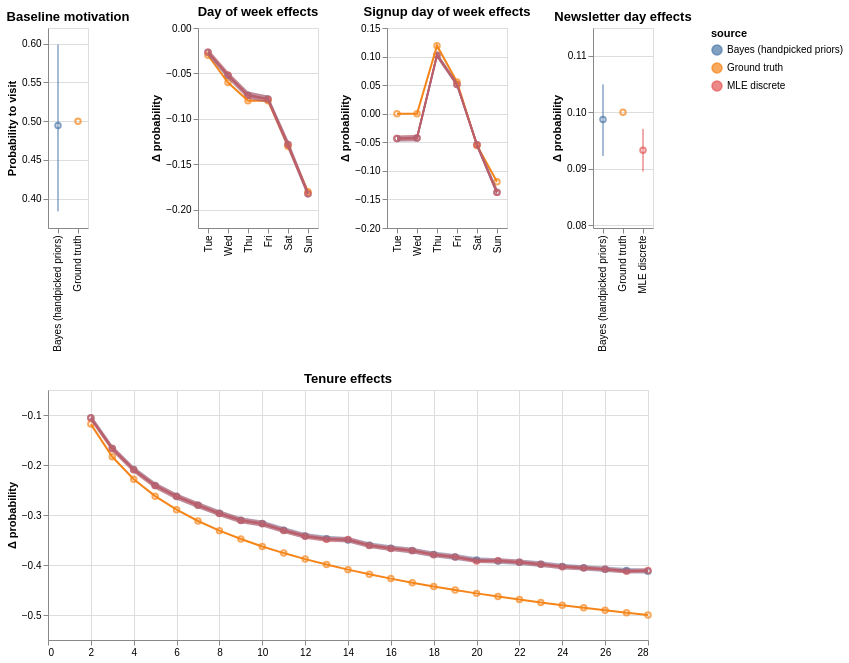

Notebook code for this chart:
### Markdown cell above
Looking at the results, we can see that both models underestimate the real impact of tenure.

### Code cell
sc3_traceExt = extractors.TraceExtractor(sc3_trace, name='Bayes (handpicked priors)')
sc3_gtExt = extractors.TrueParameterExtractor(sc3_user_params, sc3_activity_params, 'Ground truth', WEEKDAYS)
sc3_SMExt_discrete = extractors.StatsModelExtractor(res=sc3_res_discrete, name='MLE discrete', tenure_discrete=True)

all_effects = pd.concat([
    sc3_traceExt.extract_all_effects(offset=True),
    sc3_gtExt.extract_all_effects(offset=True),
    sc3_SMExt_discrete.extract_all_effects(),
])

plotting.plot_all_effects(all_effects)

### Figure 1 — Vega-Lite specification as saved in the notebook (floating-point values rounded to 4 significant figures)
{"config": {"view": {"continuousWidth": 400, "continuousHeight": 300}}, "vconcat": [{"hconcat": [{"layer": [{"mark": "point", "encoding": {"color": {"field": "source", "type": "nominal"}, "x": {"field": "source", "sort": "ascending", "title": "", "type": "nominal"}, "y": {"field": "impact", "scale": {"domain": [0.3622, 0.6201]}, "title": "Probability to visit", "type": "quantitative"}}}, {"mark": "errorbar", "encoding": {"color": {"field": "source", "type": "nominal"}, "x": {"field": "source", "title": "", "type": "nominal"}, "y": {"field": "lower", "scale": {"domain": [0.3622, 0.6201]}, "title": "", "type": "quantitative"}, "y2": {"field": "higher", "title": ""}}}], "data": {"name": "data-adc5f443fd1d99b508f4f9b80dc452a3"}, "height": 200, "title": "Baseline motivation"}, {"layer": [{"mark": "point", "encoding": {"color": {"field": "source", "type": "nominal"}, "x": {"field": "values", "sort": ["Mon", "Tue", "Wed", "Thu", "Fri", "Sat", "Sun"], "title": "", "type": "nominal"}, "y": {"field": "impact", "scale": {"domain": [-0.2029, -0.00653]}, "title": "Δ probability", "type": "quantitative"}}}, {"mark": "line", "encoding": {"color": {"field": "source", "type": "nominal"}, "x": {"field": "values", "sort": ["Mon", "Tue", "Wed", "Thu", "Fri", "Sat", "Sun"], "title": "", "type": "nominal"}, "y": {"field": "impact", "scale": {"domain": [-0.2029, -0.00653]}, "title": "Δ probability", "type": "quantitative"}}}, {"mark": {"type": "area", "opacity": 0.5}, "encoding": {"color": {"field": "source", "type": "nominal"}, "x": {"field": "values", "sort": ["Mon", "Tue", "Wed", "Thu", "Fri", "Sat", "Sun"], "title": "", "type": "nominal"}, "y": {"field": "lower", "title": "", "type": "quantitative"}, "y2": {"field": "higher", "title": ""}}}], "data": {"name": "data-b8e89ae8d5e344f38dec2a88c2a89c62"}, "height": 200, "title": "Day of week effects"}, {"layer": [{"mark": "point", "encoding": {"color": {"field": "source", "type": "nominal"}, "x": {"field": "values", "sort": ["Mon", "Tue", "Wed", "Thu", "Fri", "Sat", "Sun"], "title": "", "type": "nominal"}, "y": {"field": "impact", "scale": {"domain": [-0.171, 0.1454]}, "title": "Δ probability", "type": "quantitative"}}}, {"mark": "line", "encoding": {"color": {"field": "source", "type": "nominal"}, "x": {"field": "values", "sort": ["Mon", "Tue", "Wed", "Thu", "Fri", "Sat", "Sun"], "title": "", "type": "nominal"}, "y": {"field": "impact", "scale": {"domain": [-0.171, 0.1454]}, "title": "Δ probability", "type": "quantitative"}}}, {"mark": {"type": "area", "opacity": 0.5}, "encoding": {"color": {"field": "source", "type": "nominal"}, "x": {"field": "values", "sort": ["Mon", "Tue", "Wed", "Thu", "Fri", "Sat", "Sun"], "title": "", "type": "nominal"}, "y": {"field": "lower", "title": "", "type": "quantitative"}, "y2": {"field": "higher", "title": ""}}}], "data": {"name": "data-4664adb245eb7b88d40add99ba688d63"}, "height": 200, "title": "Signup day of week effects"}, {"layer": [{"mark": "point", "encoding": {"color": {"field": "source", "type": "nominal"}, "x": {"field": "source", "sort": "ascending", "title": "", "type": "nominal"}, "y": {"field": "impact", "scale": {"domain": [0.07947, 0.1149]}, "title": "Δ probability", "type": "quantitative"}}}, {"mark": "errorbar", "encoding": {"color": {"field": "source", "type": "nominal"}, "x": {"field": "source", "title": "", "type": "nominal"}, "y": {"field": "lower", "scale": {"domain": [0.07947, 0.1149]}, "title": "", "type": "quantitative"}, "y2": {"field": "higher", "title": ""}}}], "data": {"name": "data-0f0aae2531e3efc650ae9a30b41e487b"}, "height": 200, "title": "Newsletter day effects"}]}, {"hconcat": [{"layer": [{"mark": "point", "encoding": {"color": {"field": "source", "type": "nominal"}, "x": {"field": "values", "sort": "ascending", "title": "", "type": "quantitative"}, "y": {"field": "impact", "scale": {"domain": [-0.54, -0.05946]}, "title": "Δ probability", "type": "quantitative"}}}, {"mark": "line", "encoding": {"color": {"field": "source", "type": "nominal"}, "x": {"field": "values", "sort": "ascending", "title": "", "type": "quantitative"}, "y": {"field": "impact", "scale": {"domain": [-0.54, -0.05946]}, "title": "Δ probability", "type": "quantitative"}}}, {"mark": {"type": "area", "opacity": 0.5}, "encoding": {"color": {"field": "source", "type": "nominal"}, "x": {"field": "values", "sort": "ascending", "title": "", "type": "quantitative"}, "y": {"field": "lower", "title": "", "type": "quantitative"}, "y2": {"field": "higher", "title": ""}}}], "height": 250, "title": "Tenure effects", "width": 600}], "data": {"name": "data-2f95fdf91caf0ad01762971b3f8b6afa"}}], "$schema": "https://vega.github.io/schema/vega-lite/v4.17.0.json", "datasets": {"data-adc5f443fd1d99b508f4f9b80dc452a3": [{"values": null, "higher": 0.5986, "lower": 0.3837, "impact": 0.4944, "source": "Bayes (handpicked priors)", "variable": "motivation"}, {"values": null, "higher": 0.5, "lower": 0.5, "impact": 0.5, "source": "Ground truth", "variable": "motivation"}], "data-b8e89ae8d5e344f38dec2a88c2a89c62": [{"values": "Tue", "higher": -0.02319, "lower": -0.0305, "impact": -0.02675, "source": "Bayes (handpicked priors)", "variable": "day_of_week"}, {"values": "Wed", "higher": -0.0485, "lower": -0.05615, "impact": -0.05213, "source": "Bayes (handpicked priors)", "variable": "day_of_week"}, {"values": "Thu", "higher": -0.06986, "lower": -0.0778, "impact": -0.07404, "source": "Bayes (handpicked priors)", "variable": "day_of_week"}, {"values": "Fri", "higher": -0.07423, "lower": -0.08188, "impact": -0.07808, "source": "Bayes (handpicked priors)", "variable": "day_of_week"}, {"values": "Sat", "higher": -0.1232, "lower": -0.1333, "impact": -0.1282, "source": "Bayes (handpicked priors)", "variable": "day_of_week"}, {"values": "Sun", "higher": -0.1782, "lower": -0.1865, "impact": -0.1823, "source": "Bayes (handpicked priors)", "variable": "day_of_week"}, {"values": "Tue", "higher": -0.03, "lower": -0.03, "impact": -0.03, "source": "Ground truth", "variable": "day_of_week"}, {"values": "Wed", "higher": -0.06, "lower": -0.06, "impact": -0.06, "source": "Ground truth", "variable": "day_of_week"}, {"values": "Thu", "higher": -0.08, "lower": -0.08, "impact": -0.08, "source": "Ground truth", "variable": "day_of_week"}, {"values": "Fri", "higher": -0.08, "lower": -0.08, "impact": -0.08, "source": "Ground truth", "variable": "day_of_week"}, {"values": "Sat", "higher": -0.13, "lower": -0.13, "impact": -0.13, "source": "Ground truth", "variable": "day_of_week"}, {"values": "Sun", "higher": -0.18, "lower": -0.18, "impact": -0.18, "source": "Ground truth", "variable": "day_of_week"}, {"values": "Tue", "higher": -0.02289, "lower": -0.03036, "impact": -0.02662, "source": "MLE discrete", "variable": "day_of_week"}, {"values": "Wed", "higher": -0.04787, "lower": -0.05572, "impact": -0.05179, "source": "MLE discrete", "variable": "day_of_week"}, {"values": "Thu", "higher": -0.07021, "lower": -0.07812, "impact": -0.07417, "source": "MLE discrete", "variable": "day_of_week"}, {"values": "Fri", "higher": -0.07446, "lower": -0.08236, "impact": -0.07841, "source": "MLE discrete", "variable": "day_of_week"}, {"values": "Sat", "higher": -0.1232, "lower": -0.1333, "impact": -0.1283, "source": "MLE discrete", "variable": "day_of_week"}, {"values": "Sun", "higher": -0.178, "lower": -0.1864, "impact": -0.1822, "source": "MLE discrete", "variable": "day_of_week"}], "data-4664adb245eb7b88d40add99ba688d63": [{"values": "Tue", "higher": -0.03838, "lower": -0.04879, "impact": -0.04332, "source": "Bayes (handpicked priors)", "variable": "signup_day_of_week"}, {"values": "Wed", "higher": -0.03708, "lower": -0.04812, "impact": -0.04253, "source": "Bayes (handpicked priors)", "variable": "signup_day_of_week"}, {"values": "Thu", "higher": 0.1075, "lower": 0.09741, "impact": 0.1025, "source": "Bayes (handpicked priors)", "variable": "signup_day_of_week"}, {"values": "Fri", "higher": 0.05606, "lower": 0.04656, "impact": 0.05118, "source": "Bayes (handpicked priors)", "variable": "signup_day_of_week"}, {"values": "Sat", "higher": -0.04954, "lower": -0.05936, "impact": -0.05442, "source": "Bayes (handpicked priors)", "variable": "signup_day_of_week"}, {"values": "Sun", "higher": -0.13, "lower": -0.1438, "impact": -0.1375, "source": "Bayes (handpicked priors)", "variable": "signup_day_of_week"}, {"values": "Tue", "higher": 0.0, "lower": 0.0, "impact": 0.0, "source": "Ground truth", "variable": "signup_day_of_week"}, {"values": "Wed", "higher": 0.0, "lower": 0.0, "impact": 0.0, "source": "Ground truth", "variable": "signup_day_of_week"}, {"values": "Thu", "higher": 0.119, "lower": 0.119, "impact": 0.119, "source": "Ground truth", "variable": "signup_day_of_week"}, {"values": "Fri", "higher": 0.05556, "lower": 0.05556, "impact": 0.05556, "source": "Ground truth", "variable": "signup_day_of_week"}, {"values": "Sat", "higher": -0.05556, "lower": -0.05556, "impact": -0.05556, "source": "Ground truth", "variable": "signup_day_of_week"}, {"values": "Sun", "higher": -0.119, "lower": -0.119, "impact": -0.119, "source": "Ground truth", "variable": "signup_day_of_week"}, {"values": "Tue", "higher": -0.03818, "lower": -0.04874, "impact": -0.04346, "source": "MLE discrete", "variable": "signup_day_of_week"}, {"values": "Wed", "higher": -0.0369, "lower": -0.04812, "impact": -0.0425, "source": "MLE discrete", "variable": "signup_day_of_week"}, {"values": "Thu", "higher": 0.1071, "lower": 0.09783, "impact": 0.1025, "source": "MLE discrete", "variable": "signup_day_of_week"}, {"values": "Fri", "higher": 0.05567, "lower": 0.04666, "impact": 0.05118, "source": "MLE discrete", "variable": "signup_day_of_week"}, {"values": "Sat", "higher": -0.04941, "lower": -0.05945, "impact": -0.05442, "source": "MLE discrete", "variable": "signup_day_of_week"}, {"values": "Sun", "higher": -0.1307, "lower": -0.1446, "impact": -0.1377, "source": "MLE discrete", "variable": "signup_day_of_week"}], "data-0f0aae2531e3efc650ae9a30b41e487b": [{"values": null, "higher": 0.1049, "lower": 0.09225, "impact": 0.09871, "source": "Bayes (handpicked priors)", "variable": "is_newsletter_day"}, {"values": null, "higher": 0.1, "lower": 0.1, "impact": 0.1, "source": "Ground truth", "variable": "is_newsletter_day"}, {"values": null, "higher": 0.09705, "lower": 0.08947, "impact": 0.09327, "source": "MLE discrete", "variable": "is_newsletter_day"}], "data-2f95fdf91caf0ad01762971b3f8b6afa": [{"values": 2, "higher": -0.0995, "lower": -0.1117, "impact": -0.1057, "source": "Bayes (handpicked priors)", "variable": "tenure_day"}, {"values": 3, "higher": -0.1604, "lower": -0.1728, "impact": -0.1668, "source": "Bayes (handpicked priors)", "variable": "tenure_day"}, {"values": 4, "higher": -0.203, "lower": -0.215, "impact": -0.2091, "source": "Bayes (handpicked priors)", "variable": "tenure_day"}, {"values": 5, "higher": -0.2347, "lower": -0.2468, "impact": -0.2409, "source": "Bayes (handpicked priors)", "variable": "tenure_day"}, {"values": 6, "higher": -0.2569, "lower": -0.2694, "impact": -0.2627, "source": "Bayes (handpicked priors)", "variable": "tenure_day"}, {"values": 7, "higher": -0.2741, "lower": -0.2863, "impact": -0.2802, "source": "Bayes (handpicked priors)", "variable": "tenure_day"}, {"values": 8, "higher": -0.2906, "lower": -0.3024, "impact": -0.2966, "source": "Bayes (handpicked priors)", "variable": "tenure_day"}, {"values": 9, "higher": -0.3044, "lower": -0.3163, "impact": -0.3105, "source": "Bayes (handpicked priors)", "variable": "tenure_day"}, {"values": 10, "higher": -0.3111, "lower": -0.3231, "impact": -0.3172, "source": "Bayes (handpicked priors)", "variable": "tenure_day"}, {"values": 11, "higher": -0.3242, "lower": -0.3361, "impact": -0.3306, "source": "Bayes (handpicked priors)", "variable": "tenure_day"}, {"values": 12, "higher": -0.3359, "lower": -0.3477, "impact": -0.3419, "source": "Bayes (handpicked priors)", "variable": "tenure_day"}, {"values": 13, "higher": -0.3417, "lower": -0.3525, "impact": -0.3473, "source": "Bayes (handpicked priors)", "variable": "tenure_day"}, {"values": 14, "higher": -0.3442, "lower": -0.3551, "impact": -0.3499, "source": "Bayes (handpicked priors)", "variable": "tenure_day"}, {"values": 15, "higher": -0.3545, "lower": -0.3662, "impact": -0.3607, "source": "Bayes (handpicked priors)", "variable": "tenure_day"}, {"values": 16, "higher": -0.3607, "lower": -0.3722, "impact": -0.3664, "source": "Bayes (handpicked priors)", "variable": "tenure_day"}, {"values": 17, "higher": -0.3655, "lower": -0.3771, "impact": -0.3712, "source": "Bayes (handpicked priors)", "variable": "tenure_day"}, {"values": 18, "higher": -0.3729, "lower": -0.3847, "impact": -0.3788, "source": "Bayes (handpicked priors)", "variable": "tenure_day"}, {"values": 19, "higher": -0.3781, "lower": -0.3898, "impact": -0.3838, "source": "Bayes (handpicked priors)", "variable": "tenure_day"}, {"values": 20, "higher": -0.3846, "lower": -0.3955, "impact": -0.3901, "source": "Bayes (handpicked priors)", "variable": "tenure_day"}, {"values": 21, "higher": -0.3867, "lower": -0.3973, "impact": -0.3919, "source": "Bayes (handpicked priors)", "variable": "tenure_day"}, {"values": 22, "higher": -0.3891, "lower": -0.4001, "impact": -0.3945, "source": "Bayes (handpicked priors)", "variable": "tenure_day"}, {"values": 23, "higher": -0.3924, "lower": -0.4038, "impact": -0.3984, "source": "Bayes (handpicked priors)", "variable": "tenure_day"}, {"values": 24, "higher": -0.3974, "lower": -0.4085, "impact": -0.4029, "source": "Bayes (handpicked priors)", "variable": "tenure_day"}, {"values": 25, "higher": -0.4003, "lower": -0.4111, "impact": -0.4056, "source": "Bayes (handpicked priors)", "variable": "tenure_day"}, {"values": 26, "higher": -0.4029, "lower": -0.4138, "impact": -0.4083, "source": "Bayes (handpicked priors)", "variable": "tenure_day"}, {"values": 27, "higher": -0.4059, "lower": -0.4164, "impact": -0.4109, "source": "Bayes (handpicked priors)", "variable": "tenure_day"}, {"values": 28, "higher": -0.407, "lower": -0.4176, "impact": -0.4123, "source": "Bayes (handpicked priors)", "variable": "tenure_day"}, {"values": 2, "higher": -0.1182, "lower": -0.1182, "impact": -0.1182, "source": "Ground truth", "variable": "tenure_day"}, {"values": 3, "higher": -0.1836, "lower": -0.1836, "impact": -0.1836, "source": "Ground truth", "variable": "tenure_day"}, {"values": 4, "higher": -0.2284, "lower": -0.2284, "impact": -0.2284, "source": "Ground truth", "variable": "tenure_day"}, {"values": 5, "higher": -0.2623, "lower": -0.2623, "impact": -0.2623, "source": "Ground truth", "variable": "tenure_day"}, {"values": 6, "higher": -0.2894, "lower": -0.2894, "impact": -0.2894, "source": "Ground truth", "variable": "tenure_day"}, {"values": 7, "higher": -0.312, "lower": -0.312, "impact": -0.312, "source": "Ground truth", "variable": "tenure_day"}, {"values": 8, "higher": -0.3313, "lower": -0.3313, "impact": -0.3313, "source": "Ground truth", "variable": "tenure_day"}, {"values": 9, "higher": -0.348, "lower": -0.348, "impact": -0.348, "source": "Ground truth", "variable": "tenure_day"}, {"values": 10, "higher": -0.3629, "lower": -0.3629, "impact": -0.3629, "source": "Ground truth", "variable": "tenure_day"}, {"values": 11, "higher": -0.3762, "lower": -0.3762, "impact": -0.3762, "source": "Ground truth", "variable": "tenure_day"}, {"values": 12, "higher": -0.3882, "lower": -0.3882, "impact": -0.3882, "source": "Ground truth", "variable": "tenure_day"}, {"values": 13, "higher": -0.3992, "lower": -0.3992, "impact": -0.3992, "source": "Ground truth", "variable": "tenure_day"}, {"values": 14, "higher": -0.4093, "lower": -0.4093, "impact": -0.4093, "source": "Ground truth", "variable": "tenure_day"}, {"values": 15, "higher": -0.4186, "lower": -0.4186, "impact": -0.4186, "source": "Ground truth", "variable": "tenure_day"}, {"values": 16, "higher": -0.4272, "lower": -0.4272, "impact": -0.4272, "source": "Ground truth", "variable": "tenure_day"}, {"values": 17, "higher": -0.4353, "lower": -0.4353, "impact": -0.4353, "source": "Ground truth", "variable": "tenure_day"}, {"values": 18, "higher": -0.4429, "lower": -0.4429, "impact": -0.4429, "source": "Ground truth", "variable": "tenure_day"}, {"values": 19, "higher": -0.45, "lower": -0.45, "impact": -0.45, "source": "Ground truth", "variable": "tenure_day"}, {"values": 20, "higher": -0.4567, "lower": -0.4567, "impact": -0.4567, "source": "Ground truth", "variable": "tenure_day"}, {"values": 21, "higher": -0.4631, "lower": -0.4631, "impact": -0.4631, "source": "Ground truth", "variable": "tenure_day"}, {"values": 22, "higher": -0.4691, "lower": -0.4691, "impact": -0.4691, "source": "Ground truth", "variable": "tenure_day"}, {"values": 23, "higher": -0.4749, "lower": -0.4749, "impact": -0.4749, "source": "Ground truth", "variable": "tenure_day"}, {"values": 24, "higher": -0.4804, "lower": -0.4804, "impact": -0.4804, "source": "Ground truth", "variable": "tenure_day"}, {"values": 25, "higher": -0.4856, "lower": -0.4856, "impact": -0.4856, "source": "Ground truth", "variable": "tenure_day"}, {"values": 26, "higher": -0.4906, "lower": -0.4906, "impact": -0.4906, "source": "Ground truth", "variable": "tenure_day"}, {"values": 27, "higher": -0.4954, "lower": -0.4954, "impact": -0.4954, "source": "Ground truth", "variable": "tenure_day"}, {"values": 28, "higher": -0.5, "lower": -0.5, "impact": -0.5, "source": "Ground truth", "variable": "tenure_day"}, {"values": 10, "higher": -0.3118, "lower": -0.3229, "impact": -0.3174, "source": "MLE discrete", "variable": "tenure_day"}, {"values": 11, "higher": -0.3255, "lower": -0.3362, "impact": -0.3308, "source": "MLE discrete", "variable": "tenure_day"}, {"values": 12, "higher": -0.3371, "lower": -0.3476, "impact": -0.3424, "source": "MLE discrete", "variable": "tenure_day"}, {"values": 13, "higher": -0.3433, "lower": -0.3539, "impact": -0.3486, "source": "MLE discrete", "variable": "tenure_day"}, {"values": 14, "higher": -0.3439, "lower": -0.3543, "impact": -0.3491, "source": "MLE discrete", "variable": "tenure_day"}, {"values": 15, "higher": -0.3559, "lower": -0.366, "impact": -0.361, "source": "MLE discrete", "variable": "tenure_day"}, {"values": 16, "higher": -0.3618, "lower": -0.372, "impact": -0.3669, "source": "MLE discrete", "variable": "tenure_day"}, {"values": 17, "higher": -0.3662, "lower": -0.3763, "impact": -0.3713, "source": "MLE discrete", "variable": "tenure_day"}, {"values": 18, "higher": -0.3744, "lower": -0.3841, "impact": -0.3793, "source": "MLE discrete", "variable": "tenure_day"}, {"values": 19, "higher": -0.3791, "lower": -0.3887, "impact": -0.384, "source": "MLE discrete", "variable": "tenure_day"}, {"values": 2, "higher": -0.09961, "lower": -0.1124, "impact": -0.106, "source": "MLE discrete", "variable": "tenure_day"}, {"values": 20, "higher": -0.3871, "lower": -0.3967, "impact": -0.392, "source": "MLE discrete", "variable": "tenure_day"}, {"values": 21, "higher": -0.3866, "lower": -0.3961, "impact": -0.3914, "source": "MLE discrete", "variable": "tenure_day"}, {"values": 22, "higher": -0.3896, "lower": -0.3989, "impact": -0.3943, "source": "MLE discrete", "variable": "tenure_day"}, {"values": 23, "higher": -0.3938, "lower": -0.4033, "impact": -0.3986, "source": "MLE discrete", "variable": "tenure_day"}, {"values": 24, "higher": -0.3989, "lower": -0.4083, "impact": -0.4036, "source": "MLE discrete", "variable": "tenure_day"}, {"values": 25, "higher": -0.4014, "lower": -0.4104, "impact": -0.4059, "source": "MLE discrete", "variable": "tenure_day"}, {"values": 26, "higher": -0.4041, "lower": -0.4131, "impact": -0.4086, "source": "MLE discrete", "variable": "tenure_day"}, {"values": 27, "higher": -0.4082, "lower": -0.4172, "impact": -0.4127, "source": "MLE discrete", "variable": "tenure_day"}, {"values": 28, "higher": -0.4064, "lower": -0.4154, "impact": -0.4109, "source": "MLE discrete", "variable": "tenure_day"}, {"values": 3, "higher": -0.1607, "lower": -0.1734, "impact": -0.1671, "source": "MLE discrete", "variable": "tenure_day"}, {"values": 4, "higher": -0.2033, "lower": -0.2156, "impact": -0.2095, "source": "MLE discrete", "variable": "tenure_day"}, {"values": 5, "higher": -0.2352, "lower": -0.2473, "impact": -0.2412, "source": "MLE discrete", "variable": "tenure_day"}, {"values": 6, "higher": -0.257, "lower": -0.2689, "impact": -0.263, "source": "MLE discrete", "variable": "tenure_day"}, {"values": 7, "higher": -0.2747, "lower": -0.2862, "impact": -0.2805, "source": "MLE discrete", "variable": "tenure_day"}, {"values": 8, "higher": -0.2912, "lower": -0.3024, "impact": -0.2969, "source": "MLE discrete", "variable": "tenure_day"}, {"values": 9, "higher": -0.3052, "lower": -0.3164, "impact": -0.3108, "source": "MLE discrete", "variable": "tenure_day"}]}}
